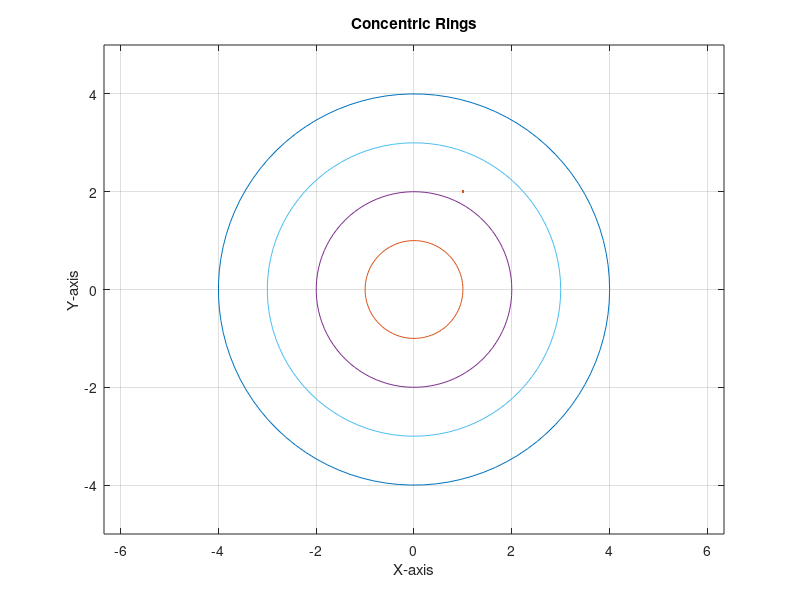

Source code (MATLAB):
%% Write a MATLAB program to draw the circle of radius r=5.

t = -2*pi:0.000001:2*pi;
x = 5*cos(t);
y = 5*sin(t);
plot(x,y);
title('circle');
xlabel('X-axix');
ylabel('Y-axix');
axis equal;
grid on;

%% Evaluate the expression 𝑥^2+𝑦^2 over the 2-D grid.

x = -5:1:5;
y = -5:1:5;
[X, Y] = meshgrid(x, y);
Z = X.^2 + Y.^2;
disp(Z);

%% Create circle with concentric ring.

theta = linspace(0, 2*pi, 100);  
radius = [1, 2, 3, 4];            

hold on;
for r=radius
    x=r*cos(theta);
    y=r*sin(theta); 
    plot(x, y, LineWidth=2);
end
axis equal;
xlabel('X-axis');
ylabel('Y-axis');
title('Concentric Rings');
grid on;
hold off;
